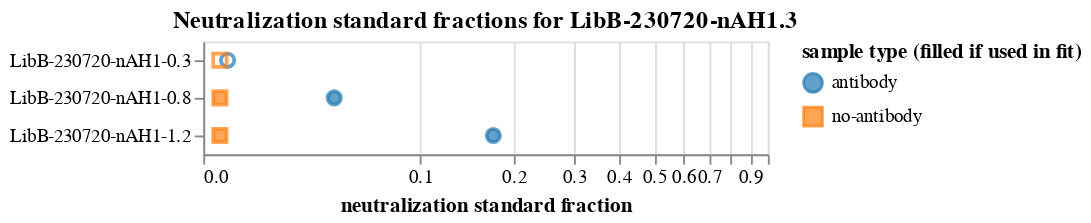

The code cell stored with this chart in its notebook:
### Markdown cell above
Plot the neutralization standard fractions for each sample:

### Code cell
neut_standard_fracs_chart = (
    alt.Chart(
        neut_standard_fracs.rename(
            columns={"antibody_frac": "antibody", "no-antibody_frac": "no-antibody"}
        ).melt(
            id_vars=["sample", "use_in_fit", "concentration"],
            value_vars=["antibody", "no-antibody"],
            var_name="sample type",
            value_name="neutralization standard fraction",
        )
    )
    .encode(
        x=alt.X(
            "neutralization standard fraction",
            scale=alt.Scale(type="symlog", constant=0.04, domainMax=1),
        ),
        y=alt.Y("sample", sort=alt.SortField("concentration"), title=None),
        shape=alt.Shape("sample type", title="sample type (filled if used in fit)"),
        stroke=alt.Color(
            "sample type", scale=alt.Scale(range=["#1F77B4FF", "#FF7F0EFF"])
        ),
        color=alt.Color(
            "sample type", scale=alt.Scale(range=["#1F77B4FF", "#FF7F0EFF"])
        ),
        fillOpacity=alt.Opacity(
            "use_in_fit",
            scale=alt.Scale(domain=[True, False], range=[1, 0]),
        ),
        tooltip=[
            "sample",
            alt.Tooltip("concentration", format=".3g"),
            alt.Tooltip("neutralization standard fraction", format=".3g"),
        ],
    )
    .mark_point(filled=True, size=50)
    .configure_axis(labelLimit=500)
    .properties(title=f"Neutralization standard fractions for {selection}")
)

neut_standard_fracs_chart

### Figure 1 — Vega-Lite specification as saved in the notebook (floating-point values rounded to 4 significant figures)
{"config": {"view": {"continuousWidth": 300, "continuousHeight": 300}, "axis": {"labelLimit": 500}}, "data": {"name": "data-b1dfed74719f939c0a508890550c6a89"}, "mark": {"type": "point", "filled": true, "size": 50}, "encoding": {"color": {"field": "sample type", "scale": {"range": ["#1F77B4FF", "#FF7F0EFF"]}, "type": "nominal"}, "fillOpacity": {"field": "use_in_fit", "scale": {"domain": [true, false], "range": [1, 0]}, "type": "nominal"}, "shape": {"field": "sample type", "title": "sample type (filled if used in fit)", "type": "nominal"}, "stroke": {"field": "sample type", "scale": {"range": ["#1F77B4FF", "#FF7F0EFF"]}, "type": "nominal"}, "tooltip": [{"field": "sample", "type": "nominal"}, {"field": "concentration", "format": ".3g", "type": "quantitative"}, {"field": "neutralization standard fraction", "format": ".3g", "type": "quantitative"}], "x": {"field": "neutralization standard fraction", "scale": {"constant": 0.04, "domainMax": 1, "type": "symlog"}, "type": "quantitative"}, "y": {"field": "sample", "sort": {"field": "concentration"}, "title": null, "type": "nominal"}}, "title": "Neutralization standard fractions for LibB-230720-nAH1.3", "$schema": "https://vega.github.io/schema/vega-lite/v5.8.0.json", "datasets": {"data-b1dfed74719f939c0a508890550c6a89": [{"sample": "LibB-230720-nAH1-0.3", "use_in_fit": false, "concentration": 0.3, "sample type": "antibody", "neutralization standard fraction": 0.006029}, {"sample": "LibB-230720-nAH1-0.8", "use_in_fit": true, "concentration": 0.8, "sample type": "antibody", "neutralization standard fraction": 0.04517}, {"sample": "LibB-230720-nAH1-1.2", "use_in_fit": true, "concentration": 1.2, "sample type": "antibody", "neutralization standard fraction": 0.1733}, {"sample": "LibB-230720-nAH1-0.3", "use_in_fit": false, "concentration": 0.3, "sample type": "no-antibody", "neutralization standard fraction": 0.004034}, {"sample": "LibB-230720-nAH1-0.8", "use_in_fit": true, "concentration": 0.8, "sample type": "no-antibody", "neutralization standard fraction": 0.004034}, {"sample": "LibB-230720-nAH1-1.2", "use_in_fit": true, "concentration": 1.2, "sample type": "no-antibody", "neutralization standard fraction": 0.004034}]}}
